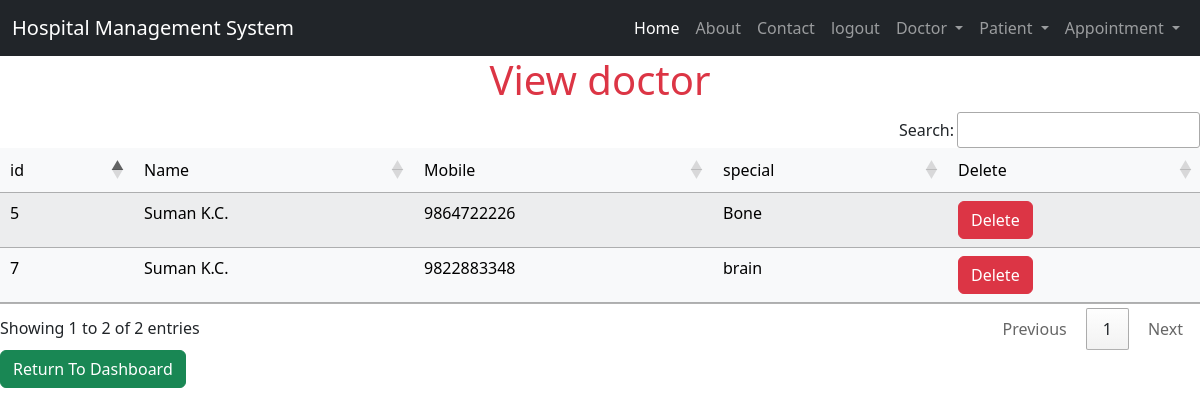
Before: /view_doctor/ (signed in) with the older database file.
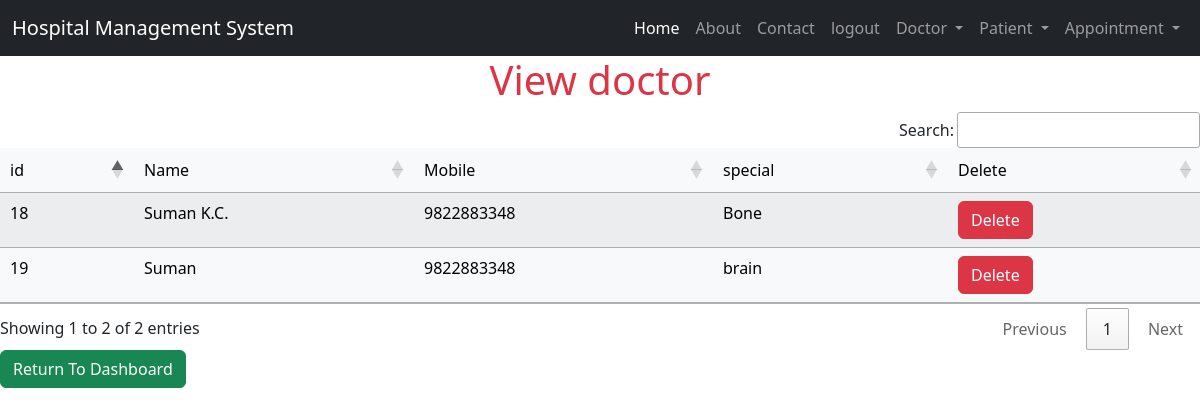
After: the same page with the newer database file.
### hospitalmanagement/models.py (models this page shows, shortened)
class Doctor(models.Model):
    Name=models.CharField(max_length=200)
    mobile=models.IntegerField()
    special=models.CharField(max_length=100)

### hospitalmanagement/views.py (the view)
# urls.py: path('view_doctor/',views.view_doctor,name='view_doctor'),
def view_doctor(request):
    if not request.user.is_staff:
        return redirect('log_in')
    doc=Doctor.objects.all()
    return render(request,'view_doctor.html',{'doc':doc})

### hospitalmanagement/templates/view_doctor.html (shortened to what this page needs)
{% include 'base.html' %}
{%include 'navigation.html'%}
{% block content  %}
<table id="example" class="table table-centered table-striped table-light">
    <h1 class="text-danger text-center">View doctor</h1>
    <thead>
    <tr>
    <td>id</td>
    <td>Name</td>
    <td>Mobile</td>
    <td>special</td>
    <td>Delete</td>
     </tr>
    </thead>
    <tbody>
{% for item in doc %}
<tr>
     <td>{{ item.id}}</td>
     <td>{{ item.Name}}</td>
     <td>{{ item.mobile}}</td>
     <td>{{ item.special}}</td>
     <td><a href="{% url 'remove_doctor' item.id %}" onclick="return confirm('Are you sure want to delete')" class="btn btn-danger">Delete</a></td>
</tr>
   {% endfor %}
</tbody>
</table>
<button  href="{% url 'index'%}" class="btn btn-success"> Return To Dashboard</button>
{% endblock content%}

### hospitalmanagement/templates/base.html (shortened to what this page needs)
<!doctype html>
<html lang="en">
  <head>
    <link href="https://cdn.jsdelivr.net/npm/bootstrap@5.3.0/dist/css/bootstrap.min.css" rel="stylesheet">
    <link rel="stylesheet" href="https://cdnjs.cloudflare.com/ajax/libs/font-awesome/6.4.0/css/fontawesome.min.css" />
    <link href="https://cdn.jsdelivr.net/npm/bootstrap-icons@1.10.2/font/bootstrap-icons.css" rel="stylesheet">
    <link href="https://cdn.datatables.net/1.13.4/css/jquery.dataTables.min.css" rel="stylesheet">
    <link href="https://cdn.datatables.net/buttons/2.3.6/css/buttons.dataTables.min.css" rel="stylesheet">
  </head>
  <body>
  </body>
</html>

### hospitalmanagement/templates/navigation.html (shortened to what this page needs)
<nav class="navbar navbar-expand-lg navbar-dark bg-dark ">
    <div class="container-fluid">
      <a class="navbar-brand" href="#">Hospital Management System</a>
      <div class="collapse navbar-collapse " id="navbarSupportedContent o">
        <ul class="navbar-nav ms-auto">
          <li class="nav-item">
            <a class="nav-link active" aria-current="page" href="{%url 'home'%}">Home</a>
          </li>
          <li class="nav-item">
            <a class="nav-link" href="{%url 'about'%}">About</a>
          </li>
           <li class="nav-item">
            <a class="nav-link" href="{%url 'contact'%}">Contact</a>
          </li>
          {% if request.user.is_staff %}
          <li class="nav-item">
            <a class="nav-link" href="{%url 'logout_admin'%}">logout</a>
          </li>
          <li class="nav-item dropdown">
            <a class="nav-link dropdown-toggle" href="#" role="button" data-bs-toggle="dropdown" aria-expanded="false">
              Doctor
            </a>
          </li>
          <li class="nav-item dropdown">
            <a class="nav-link dropdown-toggle" href="#" role="button" data-bs-toggle="dropdown" aria-expanded="false">
              Patient
            </a>
          </li>
          <li class="nav-item dropdown">
            <a class="nav-link dropdown-toggle" href="#" role="button" data-bs-toggle="dropdown" aria-expanded="false">
              Appointment
            </a>
          </li>
          {% else%}
          <li class="nav-item">
            <a class="nav-link" href="{%url 'log_in'%}">login</a>
          </li>
          {% endif %}
        </ul>
      </div>
    </div>
  </nav>

Changed rows visible on the page:
removed Doctor: id "5", Name "Suman K.C.", mobile "9864722226", special "Bone"
removed Doctor: id "7", Name "Suman K.C.", mobile "9822883348", special "brain"
added Doctor: id "18", Name "Suman K.C.", mobile "9822883348", special "Bone"
added Doctor: id "19", Name "Suman", mobile "9822883348", special "brain"
